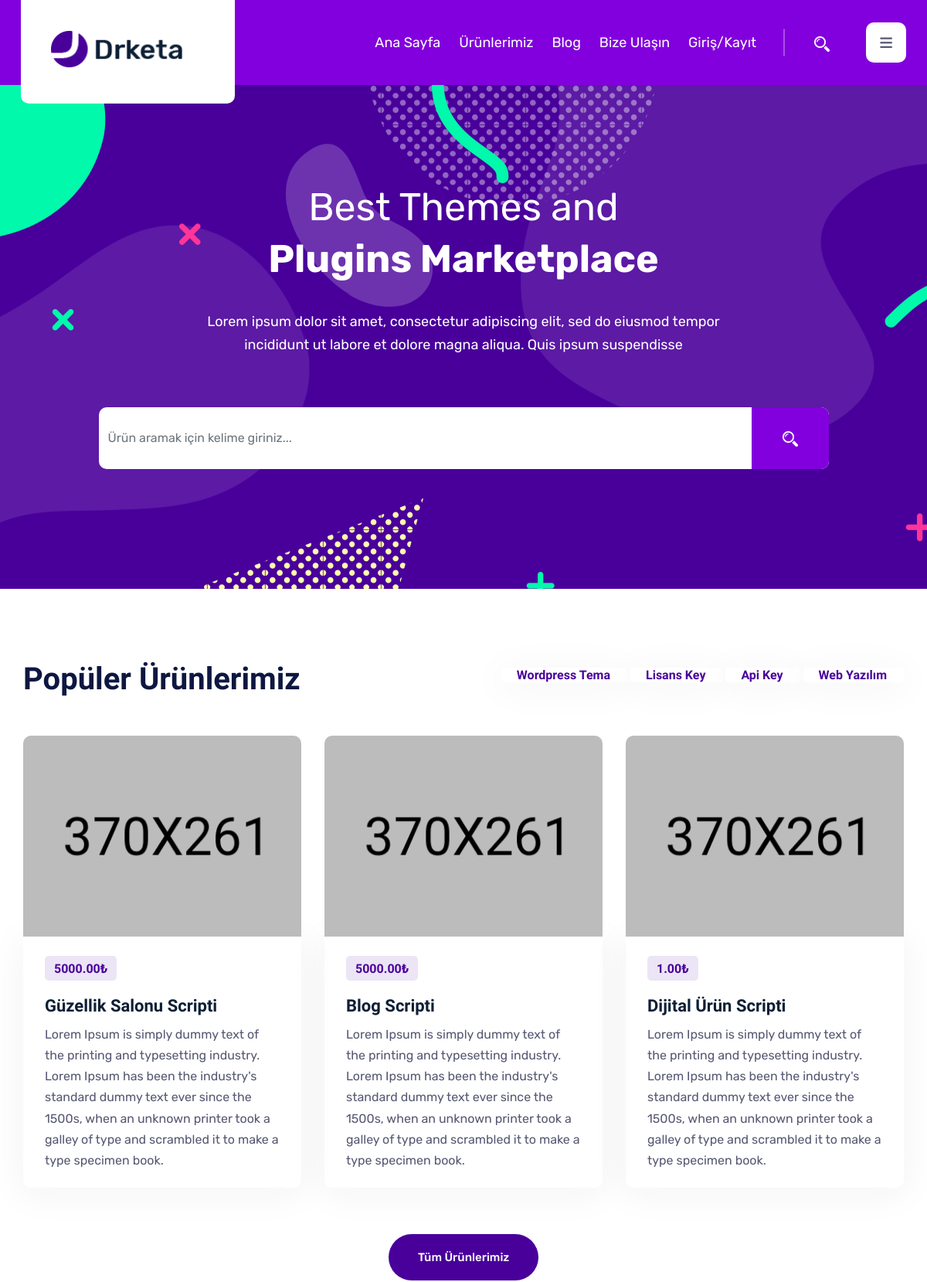
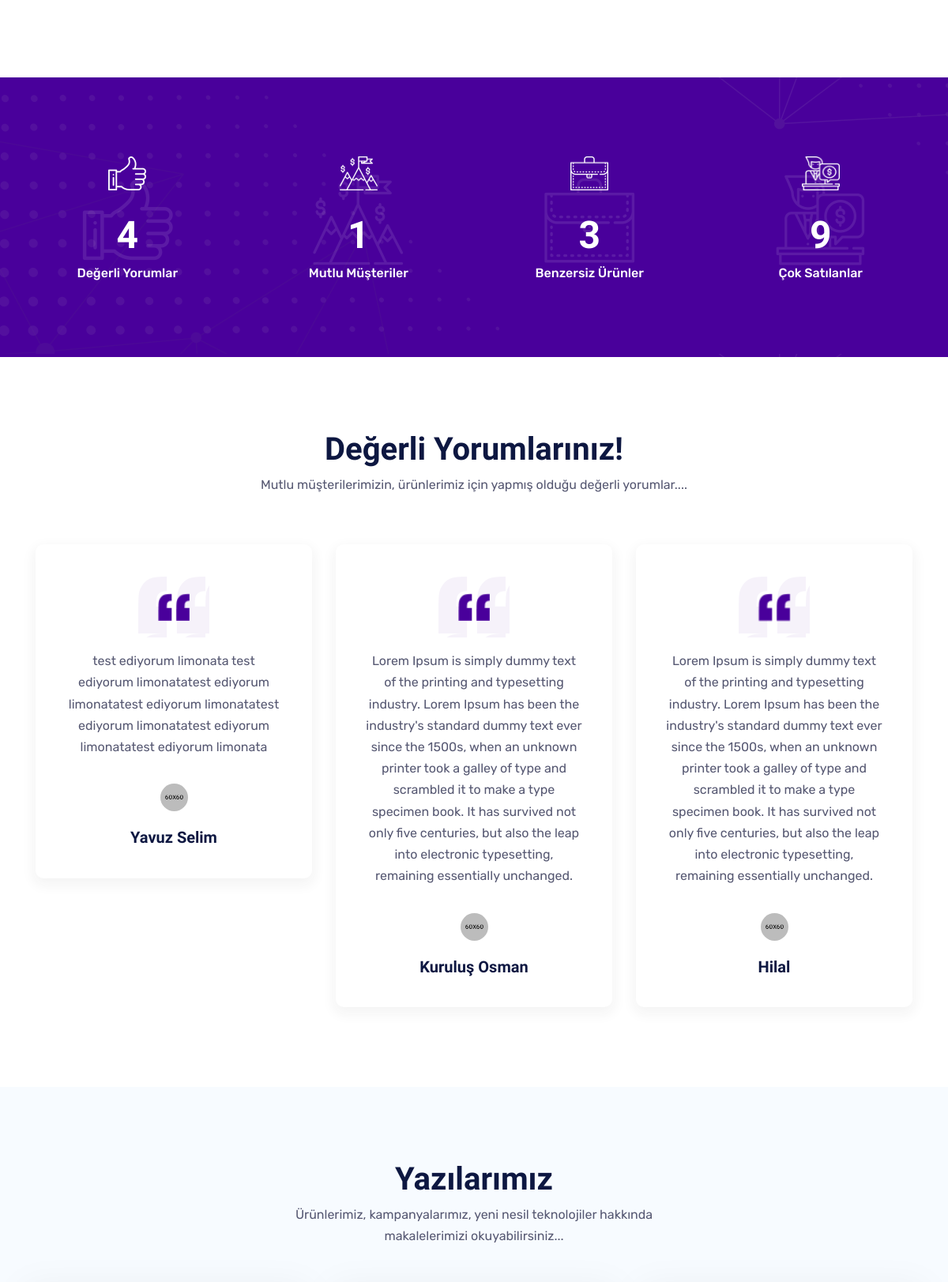
The page / (upper part) on the database its author committed (2 pictures, top to bottom).
### tables this page shows
CREATE TABLE `ayarlar` (
  `id` int(11) NOT NULL,
  `site_baslik` varchar(300) DEFAULT NULL,
  `site_url` varchar(300) DEFAULT NULL,
  `site_admin_url` varchar(300) DEFAULT NULL,
  `site_logo` varchar(300) DEFAULT NULL,
  `site_favicon` varchar(300) DEFAULT NULL,
  `site_footer` text DEFAULT NULL,
  `site_gecerli_smtp` int(11) DEFAULT NULL,
  `site_gecerli_pos` int(11) DEFAULT NULL,
  `site_gecerli_sms` int(11) DEFAULT NULL,
  `smsbildirim` tinyint(1) NOT NULL DEFAULT 1 COMMENT '1 aktif 2 pasif',
  `mailbildirim` tinyint(1) NOT NULL DEFAULT 1 COMMENT '1 aktif 2 pasif',
  `adres` text DEFAULT NULL,
  `tel` varchar(300) DEFAULT NULL,
  `whatsapp` varchar(300) DEFAULT NULL,
  `mail` varchar(300) DEFAULT NULL,
  `sabitresim` varchar(300) DEFAULT NULL,
  `sabityazi1` text DEFAULT NULL,
  `sabityazi2` text DEFAULT NULL
);

CREATE TABLE `kategoriler` (
  `katid` int(11) NOT NULL,
  `katadi` varchar(300) NOT NULL,
  `katsef` varchar(300) NOT NULL,
  `katkodu` varchar(300) NOT NULL,
  `kattarih` timestamp NOT NULL DEFAULT current_timestamp(),
  `katdurum` tinyint(1) NOT NULL DEFAULT 1 COMMENT '1 aktif 2 pasif',
  `katekleyen` varchar(300) DEFAULT NULL,
  `katvitrin` tinyint(1) NOT NULL DEFAULT 1 COMMENT '1 vitrinde 2 listede'
);

CREATE TABLE `urunler` (
  `urun_id` int(11) NOT NULL,
  `urun_adi` varchar(300) DEFAULT NULL,
  `urun_sef` varchar(300) DEFAULT NULL,
  `urun_resim` varchar(300) DEFAULT NULL,
  `urun_fiyat` double(15,2) DEFAULT NULL,
  `urun_stok` int(11) NOT NULL DEFAULT 1,
  `urun_kdv` tinyint(3) NOT NULL DEFAULT 20 COMMENT '1 8 18 20 gibi oranlar',
  `urun_kodu` varchar(300) DEFAULT NULL,
  `urun_kategori` varchar(300) DEFAULT NULL,
  `urun_demo` text DEFAULT '#',
  `urun_yonetimdemo` text DEFAULT '#',
  `urun_demokadi` varchar(300) DEFAULT NULL,
  `urun_demosifre` varchar(300) DEFAULT NULL,
  `urun_demoyonetimkadi` varchar(300) DEFAULT NULL,
  `urun_demoyonetimsifre` varchar(300) DEFAULT NULL,
  `urun_tarih` timestamp NOT NULL DEFAULT current_timestamp(),
  `urun_durum` tinyint(1) NOT NULL DEFAULT 1 COMMENT '1 aktif 2 pasif',
  `urun_kisa` text DEFAULT NULL,
  `urun_icerik` longtext DEFAULT NULL,
  `urun_ekleyen` varchar(300) DEFAULT NULL,
  `urun_indirmelink` text DEFAULT NULL,
  `urun_vitrin` tinyint(1) NOT NULL DEFAULT 1 COMMENT '1 vitrin 2 liste',
  `urun_goruntulenme` int(11) NOT NULL DEFAULT 0
);

CREATE TABLE `yorumlar` (
  `yorumid` int(11) NOT NULL,
  `yorumuye` varchar(300) DEFAULT NULL,
  `yorumisim` varchar(300) DEFAULT NULL,
  `yorumurun` varchar(300) DEFAULT NULL,
  `yorumtarih` timestamp NOT NULL DEFAULT current_timestamp(),
  `yorumdurum` tinyint(1) NOT NULL DEFAULT 2 COMMENT '1 onaylı 2 pasif',
  `yorumvitrin` tinyint(1) NOT NULL DEFAULT 1 COMMENT '1 m.onayı 2.m onaysız',
  `yorumicerik` text DEFAULT NULL,
  `yorumip` varchar(500) DEFAULT NULL,
  `yorumpuan` tinyint(1) NOT NULL DEFAULT 1
);

### application/controllers/Home.php (called while the page is built, shortened)
<?php
class Home extends CI_Controller {
	public function index()
	{
		$viewData = array(
			'setting'      => $this->Common_model->get(['id'=>1],'ayarlar'),
			'products'     => $this->Common_model->getLimitAll(['urun_durum'=>1,'urun_vitrin'=>1],9,0,'urunler','urun_id','DESC'),
			'categories'   => $this->Common_model->getLimitAll(['katvitrin'=>1,'katdurum'=>1],20,0,'kategoriler','katid','DESC'),
			'comments'     => $this->Common_model->getLimitAll(['yorumdurum'=>1],50,0,'yorumlar','yorumid','DESC'),
			'blogs'        => $this->Common_model->getLimitAll(['blogdurum'=>1],3,0,'blog','blogid','DESC'),
			'commentcount' => $this->Common_model->custom('SELECT count(*) as total FROM yorumlar WHERE yorumdurum=1',false),
			'productcount' => $this->Common_model->custom('SELECT count(*) as total FROM urunler WHERE urun_durum=1',false),
			'orderscount'  => $this->Common_model->custom('SELECT count(*) as total FROM siparisler',false),
			'usercount'    => $this->Common_model->custom('SELECT count(*) as total FROM uyeler',false),
			'social'       => $this->Common_model->getAll(['sosdurum'=>1],'sosyalmedyalar'),
			'pages'        => $this->Common_model->getAll(['sayfadurum'=>1],'sayfalar'),
			'popular'      => $this->Common_model->getLimitAll(['urun_durum'=>1],8,0,'urunler','urun_goruntulenme','DESC'),
			'popblog'      => $this->Common_model->getLimitAll(['blogdurum'=>1],4,0,'blog','bloggoruntulenme','DESC'),
		);
		$this->load->view('default/home_view',$viewData);
	}
}

### index.php (called while the page is built, shortened)
<?php
require_once BASEPATH.'core/CodeIgniter.php';

### application/models/Common_model.php (called while the page is built, shortened)
<?php
class Common_model extends CI_Model{
    public function get($where,$table){
        return $this->db->where($where)->get($table)->row();
    }
    public function custom($query,$status){
        if($status == true){
            return $this->db->query($query)->result();
        }else{
            return $this->db->query($query)->row();
        }
    }
    public function getLimitAll($where,$limit="",$pkCount="",$table,$orderbycolumn="id",$orderby="DESC",$select="*"){
        return $this
            ->db
            ->select($select)
            ->where($where)
            ->order_by($orderbycolumn,$orderby)
            ->limit($limit,$pkCount)
            ->get($table)
            ->result();
    }
}
?>

### application/helpers/digital_helper.php (called while the page is built, shortened)
<?php
function ss($par){
    return $_SESSION[$par];
}
?>

### application/views/default/home_view.php (the view, shortened to what this page needs)
<?php $this->load->view('default/inc/header_view');?>
    <?php $this->load->view('default/inc/sidebar_view');?>
    <?php $this->load->view('default/inc/menu_view');?>
    <div class="banner-area" style="background: url(<?php echo base_url('uploads/'.$setting->sabitresim);?>);">
        <div class="container">
            <div class="banner-area-inner">
                <div class="row justify-content-center">
                    <div class="col-lg-8">
                        <div class="banner-inner text-center">
                            <?php echo $setting->sabityazi1;?>
                            <?php echo $setting->sabityazi2;?>
                        </div>
                    </div>
                    <div class="col-md-10">
                        <form action="<?php echo base_url('products/search');?>">
                            <input placeholder="Ürün aramak için kelime giriniz..." type="text" name="search_term1" class="form-control">
                            <button type="submit" class="btn"><img src="<?php echo base_url();?>/default/assets/img/icon/1.png" alt="img"></button>
                        </form>
                    </div>
                </div>
            </div>
        </div>
    </div>
    <section class="all-item-area pd-top-90 pd-bottom-100">
        <div class="container">
            <div class="row">
                <div class="col-lg-4">
                    <div class="section-title">
                        <h2>Popüler Ürünlerimiz</h2>
                    </div>
                </div>
                <div class="col-lg-8 mt-2">
                    <div class="isotope-filters item-isotope-btn text-lg-right">
                        <?php
                            if($categories){
                                foreach($categories as $cat){
                                    echo '<a href="'.base_url("category/".$cat->katsef).'" class="button ml-1">'.$cat->katadi.'</a>';
                                }
                            }
                        ?>
                    </div>
                </div>
            </div>
            <?php   if($products){ ?>
            <div class="all-item-section">
                <div class="item-isotope row">
                    <div class="item-sizer col-1"></div>
                    <?php
                            foreach($products as $pro){
                                ?>
                                <div class="all-isotope-item col-lg-4 col-sm-6">
                                    <div class="thumb">
                                        <a class="gallery-fancybox" href="<?php echo base_url('products/detail/'.$pro->urun_sef.'/'.$pro->urun_kodu);?>">
                                            <img width="370" height="260" src="<?php echo base_url('uploads/'.$pro->urun_resim);?>" alt="<?php echo $pro->urun_adi;?>">
                                        </a>
                                    </div>
                                    <div class="item-details">
                                        <span class="price"><?php echo $pro->urun_fiyat;?>₺</span>
                                        <h4><a href="<?php echo base_url('products/detail/'.$pro->urun_sef.'/'.$pro->urun_kodu);?>"><?php echo $pro->urun_adi;?></a></h4>
                                        <p><?php echo $pro->urun_kisa;?></p>
                                    </div>
                                </div>
                                <?php
                            }
                    ?>
                </div>
            </div>
            <div class="row">
                <div class="col-lg-12 text-center">
                    <a class="btn btn-base" href="<?php echo base_url('products');?>">Tüm Ürünlerimiz</a>
                </div>
            </div>
            <?php } ?>
        </div>
    </section>
    <section class="fun-fact-area text-center pd-top-100" style="background: url(<?php echo base_url();?>/default/assets/img/fact/bg.png);">
        <div class="container">
            <div class="row justify-content-center">
                <div class="col-lg-3 col-sm-6">
                    <div class="single-fact-wrap">
                        <div class="thumb">
                            <img width="48" height="43" src="<?php echo base_url();?>/default/assets/img/fact/icon1.png" alt="img">
                        </div>
                        <h2><span class="counter"><?php echo $commentcount->total;?></span></h2>
                        <p class="fact-title">Değerli Yorumlar</p>
                    </div>
                </div>
                <div class="col-lg-3 col-sm-6">
                    <div class="single-fact-wrap style-2">
                        <div class="thumb">
                            <img width="48" height="43" src="<?php echo base_url();?>/default/assets/img/fact/icon2.png" alt="img">
                        </div>
                        <h2><span class="counter"><?php echo $usercount->total;?></span></h2>
                        <p class="fact-title">Mutlu Müşteriler</p>
                    </div>
                </div>
                <div class="col-lg-3 col-sm-6">
                    <div class="single-fact-wrap style-3">
                        <div class="thumb">
                            <img width="48" height="43" src="<?php echo base_url();?>/default/assets/img/fact/icon3.png" alt="img">
                        </div>
                        <h2><span class="counter"><?php echo $productcount->total;?></span></h2>
                        <p class="fact-title">Benzersiz Ürünler</p>
                    </div>
                </div>
                <div class="col-lg-3 col-sm-6">
                    <div class="single-fact-wrap style-4">
                        <div class="thumb">
                            <img width="48" height="43" src="<?php echo base_url();?>/default/assets/img/fact/icon4.png" alt="img">
                        </div>
                        <h2><span class="counter"><?php echo $orderscount->total;?></span></h2>
                        <p class="fact-title">Çok Satılanlar</p>
                    </div>
                </div>
            </div>
        </div>
    </section>
    <?php if($comments){?>
    <section class="testimonial-area text-center pd-top-90 pd-bottom-70">
        <div class="container">
            <div class="row justify-content-center">
                <div class="col-lg-7">
                    <div class="section-title text-center">
                        <h2>Değerli Yorumlarınız!</h2>
                        <p>Mutlu müşterilerimizin, ürünlerimiz için yapmış olduğu değerli yorumlar....</p>
                    </div>
                </div>
            </div>
            <div class="row justify-content-center">
                <div class="col-12">
                    <div class="testimonial-slider owl-carousel owl-theme">
                        <?php foreach($comments as $com){?>
                        <div class="item">
                            <div class="testimonial-wrap">
                                <div class="icon">
                                    <img width="35" height="35" src="<?php echo base_url();?>/default/assets/img/testimonial/quote.png" alt="img">
                                </div>
                                <p><?php echo $com->yorumicerik;?></p>
                                <div class="thumb">
                                    <img  width="35" height="35"src="<?php echo base_url();?>/default/assets/img/testimonial/1.png" alt="img">
                                </div>
                                <h5 class="name"><?php echo $com->yorumisim;?></h5>
                            </div>
                        </div>
                        <?php } ?>
                    </div>
                </div>
            </div>
        </div>
    </section>
    <?php } ?>
    <?php if($blogs){ ?>
    <section class="blog-area pd-top-90 pd-bottom-70 bg-sky-blue">
        <div class="container">
            <div class="row justify-content-center">
                <div class="col-lg-6">
                    <div class="section-title text-center">
                        <h2>Yazılarımız</h2>
                        <p>Ürünlerimiz, kampanyalarımız, yeni nesil teknolojiler hakkında makalelerimizi okuyabilirsiniz...</p>
                    </div>
                </div>
            </div>
        </div>
    </section>
    <?php } ?>

### application/views/default/inc/menu_view.php (shortened to what this page needs)
<div class="navbar-area">
        <nav class="navbar navbar-expand-lg">
            <div class="container nav-container">
                <div class="logo">
                    <a class="main-logo-h1" href="<?php echo base_url();?>">
                    <img width="170" height="50" src="<?php echo base_url('uploads/'.$setting->site_logo);?>" alt="<?php echo $setting->site_baslik;?>">
                    </a>
                </div>
                <div class="collapse navbar-collapse" >
                    <ul class="navbar-nav menu-open">
                        <li><a href="<?php echo base_url();?>">Ana Sayfa</a></li>
                        <li><a href="<?php echo base_url('products');?>">Ürünlerimiz</a></li>
                        <li><a href="<?php echo base_url('blogs');?>">Blog</a></li>
                        <li><a href="<?php echo base_url('pages/contact');?>">Bize Ulaşın</a></li>
                        <?php if(!@ss('userlogin')){?>
                        <li><a href="<?php echo base_url('loginpage');?>">Giriş/Kayıt</a></li>
                        <?php } ?>
                    </ul>
                </div>
                <div class="nav-right-part nav-right-part-desktop">
                    <ul>
                        <li><a class="search" href="#"><img src="<?php echo base_url();?>/default/assets/img/icon/1.png" alt="icon"></a></li>
                        <li class="menu-bar dropdown-menu-btn"><a href="#"><i class="fa fa-bars"></i></a></li>
                    </ul>
                </div>
            </div>
        </nav>
    </div>

### default/assets/css/responsive.css (style rules this page uses)
@media (min-width: 1200px) { .container { max-width: 1170px; } }

### rows shown on the page
ayarlar: site_logo (picture), sabitresim (picture), sabityazi1 "Best Themes and Plugins Marketplace", sabityazi2 "Lorem ipsum dolor sit amet, consectetur adipiscing elit, sed do eiusmod tempor incididunt ut labore et dolore magna aliqua. Quis ipsum suspendisse"
kategoriler: katadi "Wordpress Tema"
kategoriler: katadi "Lisans Key"
kategoriler: katadi "Api Key"
kategoriler: katadi "Web Yazılım"
urunler: urun_resim (picture), urun_fiyat "5000.00", urun_adi "Güzellik Salonu Scripti", urun_kisa "Lorem Ipsum is simply dummy text of the printing and typesetting industry. Lorem Ipsum has been the industry's standard dummy text ever since the 1500s, when an unknown printer took a galley of type and scrambled it to make a type specimen book."
urunler: urun_resim (picture), urun_fiyat "5000.00", urun_adi "Blog Scripti", urun_kisa "Lorem Ipsum is simply dummy text of the printing and typesetting industry. Lorem Ipsum has been the industry's standard dummy text ever since the 1500s, when an unknown printer took a galley of type and scrambled it to make a type specimen book."
urunler: urun_resim (picture), urun_fiyat "1.00", urun_adi "Dijital Ürün Scripti", urun_kisa "Lorem Ipsum is simply dummy text of the printing and typesetting industry. Lorem Ipsum has been the industry's standard dummy text ever since the 1500s, when an unknown printer took a galley of type and scrambled it to make a type specimen book."
yorumlar: yorumicerik "test ediyorum limonata test ediyorum limonatatest ediyorum limonatatest ediyorum limonatatest ediyorum limonatatest ediyorum limonatatest ediyorum limonata", yorumisim "Yavuz Selim"
yorumlar: yorumicerik "Lorem Ipsum is simply dummy text of the printing and typesetting industry. Lorem Ipsum has been the industry's standard dummy text ever since the 1500s, when an unknown printer took a galley of type and scrambled it to make a type specimen book. It has survived not only five centuries, but also the leap into electronic typesetting, remaining essentially unchanged.", yorumisim "Kuruluş Osman"
yorumlar: yorumicerik "Lorem Ipsum is simply dummy text of the printing and typesetting industry. Lorem Ipsum has been the industry's standard dummy text ever since the 1500s, when an unknown printer took a galley of type and scrambled it to make a type specimen book. It has survived not only five centuries, but also the leap into electronic typesetting, remaining essentially unchanged.", yorumisim "Hilal"

### other values the page prints
$commentcount->total "4"
$usercount->total "1"
$productcount->total "3"
$orderscount->total "9"
